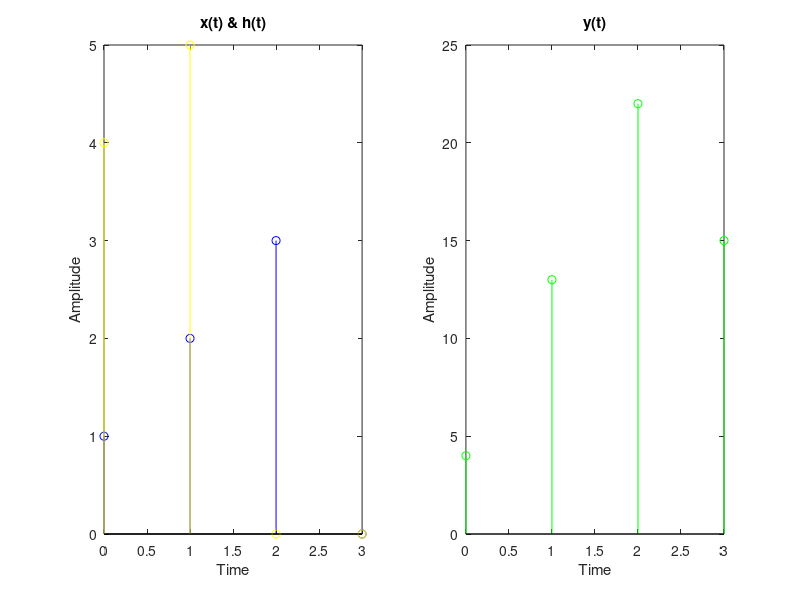

The MATLAB script that drew this image:
x=[1,2,3];
h=[4,5];
l1=length(x);
l2=length(h);
X=[x zeros(1,l2-1)];
H=[h zeros(1,l1-1)];
N= [0,1,2,3];
subplot(1,2,1);
stem(N,X,'b');
hold on;
subplot (1,2,1);
stem(N,H,'y');
hold off;
xlabel('Time');
ylabel('Amplitude');
title('x(t) & h(t)');

Y=zeros(1,length(X));
for i=1:length(X)
    Y(i)=X(1:i)*H(i:-1:1)';
end
subplot(1,2,2);
stem(N,Y,'g');
xlabel('Time');
ylabel('Amplitude');
title('y(t)');


    